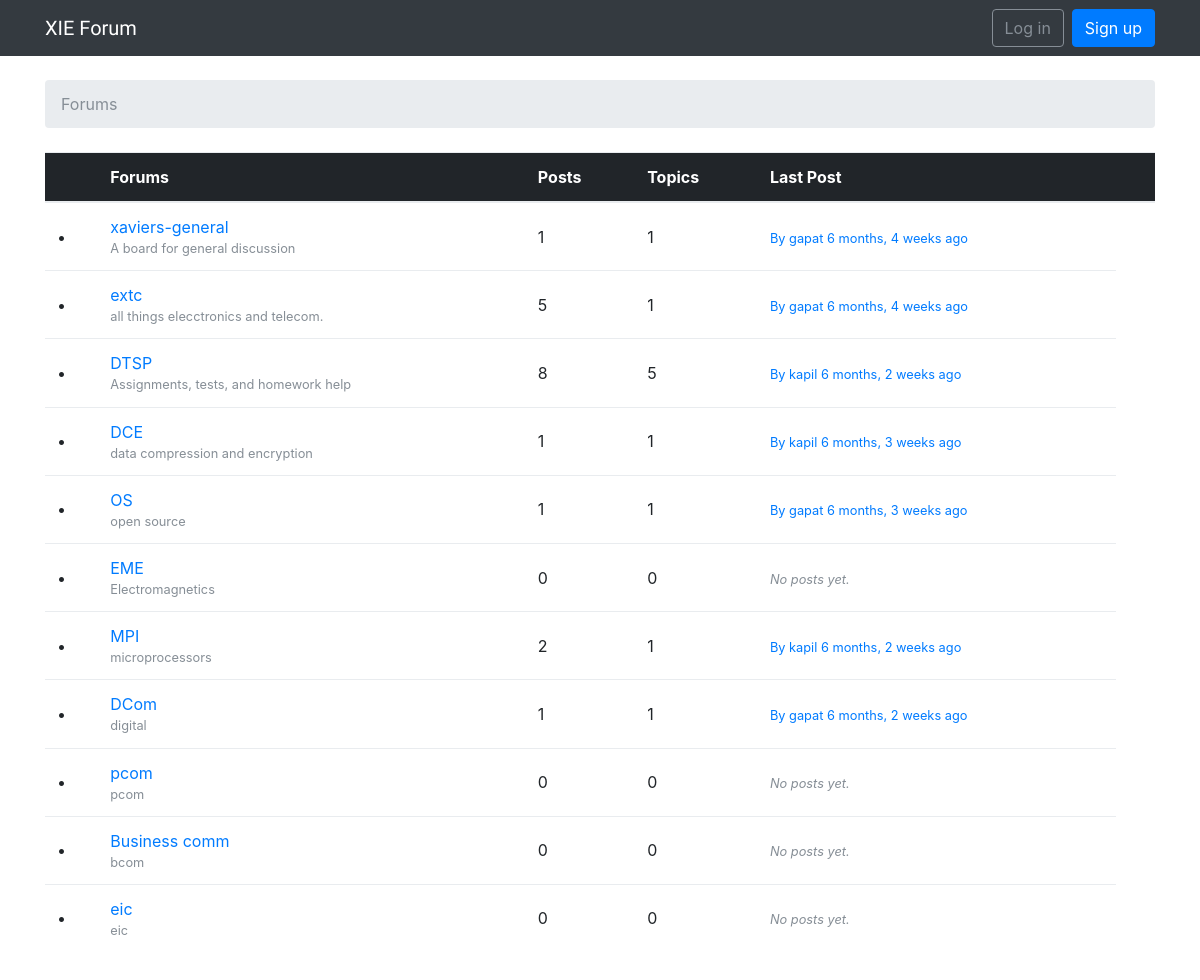
The page / on the database its author committed.
### boards/models.py (models this page shows, shortened)
class Board(models.Model):
    name = models.CharField(max_length=30, unique=True)
    description = models.CharField(max_length=100)
    def get_posts_count(self):
        return Post.objects.filter(topic__board=self).count()
    def get_last_post(self):
        return Post.objects.filter(topic__board=self).order_by('-created_at').first()

class Post(models.Model):
    message = models.TextField(max_length=4000)
    topic = models.ForeignKey(Topic, related_name='posts', on_delete=models.PROTECT)
    created_at = models.DateTimeField(auto_now_add=True)
    updated_at = models.DateTimeField(null=True)
    created_by = models.ForeignKey(User, related_name='posts', on_delete=models.PROTECT)
    updated_by = models.ForeignKey(User, null=True, related_name='+', on_delete=models.PROTECT)

### boards/views.py (the view)
# urls.py: url(r'^$', views.BoardListView.as_view(), name='home'),
class BoardListView(ListView):
    model = Board
    context_object_name = 'boards'
    template_name = 'home.html'

### templates/home.html
{% extends 'base.html' %}
{% load humanize %}
{% block breadcrumb %}
  <li class="breadcrumb-item active">Forums</li>
{% endblock %}
{% block content %}
  <table class="table">
    <thead class="thead-inverse">
      <tr>
        <th>  </th>
        <th>Forums</th>
        <th>Posts</th>
        <th>Topics</th>
        <th>Last Post</th>
        <th> </th>
      </tr>
    </thead>
    <tbody>
      {% for board in boards %}
        <tr>
          <td class="align-middle">
            {{" • "}}
          </td>
          <td>
            <a href="{% url 'board_topics' board.pk %}">{{ board.name }}</a>
            <small class="text-muted d-block">{{ board.description }}</small>
          </td>
          <td class="align-middle">
            {{ board.get_posts_count }}
          </td>
          <td class="align-middle">
            {{ board.topics.count }}
          </td>
          <td class="align-middle">
            {% with post=board.get_last_post %}
              {% if post %}
                <small>
                  <a href="{% url 'topic_posts' board.pk post.topic.pk %}">
                    By {{ post.created_by.username }} {{ post.created_at|naturaltime }}
                  </a>
                </small>
              {% else %}
                <small class="text-muted">
                  <em>No posts yet.</em>
                </small>
              {% endif %}
            {% endwith %}
          </td>
        </tr>
      {% endfor %}
    </tbody>
  </table>
{% endblock %}

### static/css/app.css (style rules this page uses)
html, body { height: 100%; }

### rows shown on the page
Board: value "•", name "xaviers-general", description "A board for general discussion", get_posts_count "1", topics.count "1", get_last_post.created_by.username "gapat", get_last_post.created_at "6 months, 4 weeks ago"
Board: value "•", name "extc", description "all things elecctronics and telecom.", get_posts_count "5", topics.count "1", get_last_post.created_by.username "gapat", get_last_post.created_at "6 months, 4 weeks ago"
Board: value "•", name "DTSP", description "Assignments, tests, and homework help", get_posts_count "8", topics.count "5", get_last_post.created_by.username "kapil", get_last_post.created_at "6 months, 2 weeks ago"
Board: value "•", name "DCE", description "data compression and encryption", get_posts_count "1", topics.count "1", get_last_post.created_by.username "kapil", get_last_post.created_at "6 months, 3 weeks ago"
Board: value "•", name "OS", description "open source", get_posts_count "1", topics.count "1", get_last_post.created_by.username "gapat", get_last_post.created_at "6 months, 3 weeks ago"
Board: value "•", name "EME", description "Electromagnetics", get_posts_count "0", topics.count "0", shows "No posts yet."
Board: value "•", name "MPI", description "microprocessors", get_posts_count "2", topics.count "1", get_last_post.created_by.username "kapil", get_last_post.created_at "6 months, 2 weeks ago"
Board: value "•", name "DCom", description "digital", get_posts_count "1", topics.count "1", get_last_post.created_by.username "gapat", get_last_post.created_at "6 months, 2 weeks ago"
Board: value "•", name "pcom", description "pcom", get_posts_count "0", topics.count "0", shows "No posts yet."
Board: value "•", name "Business comm", description "bcom", get_posts_count "0", topics.count "0", shows "No posts yet."
Board: value "•", name "eic", description "eic", get_posts_count "0", topics.count "0", shows "No posts yet."
